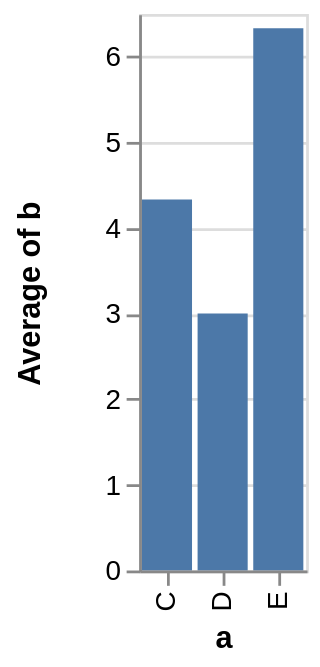

Specify this chart in Vega-Lite:
### Vega specification from a JSON file in a GitHub repository (floating-point values rounded to 4 significant figures)
{"$schema": "https://vega.github.io/schema/vega/v5.json", "autosize": "pad", "padding": 5, "height": 200, "style": "cell", "data": [{"name": "source_0", "values": [{"a": "C", "b": 2}, {"a": "C", "b": 7}, {"a": "C", "b": 4}, {"a": "D", "b": 1}, {"a": "D", "b": 2}, {"a": "D", "b": 6}, {"a": "E", "b": 8}, {"a": "E", "b": 4}, {"a": "E", "b": 7}]}, {"name": "data_0", "source": "source_0", "transform": [{"type": "aggregate", "groupby": ["a"], "ops": ["average"], "fields": ["b"], "as": ["average_b"]}]}], "signals": [{"name": "x_step", "value": 20}, {"name": "width", "update": "bandspace(domain('x').length, 0.1, 0.05) * x_step"}], "marks": [{"name": "marks", "type": "rect", "style": ["bar"], "from": {"data": "data_0"}, "encode": {"update": {"fill": [{"test": "datum[\"average_b\"] === null || isNaN(datum[\"average_b\"])", "value": null}, {"value": "#4c78a8"}], "tooltip": {"signal": "{\"a\": ''+datum[\"a\"], \"Average of b\": format(datum[\"average_b\"], \"\")}"}, "x": {"scale": "x", "field": "a"}, "width": {"scale": "x", "band": true}, "y": {"scale": "y", "field": "average_b"}, "y2": {"scale": "y", "value": 0}}}}], "scales": [{"name": "x", "type": "band", "domain": {"data": "data_0", "field": "a", "sort": true}, "range": {"step": {"signal": "x_step"}}, "paddingInner": 0.1, "paddingOuter": 0.05}, {"name": "y", "type": "linear", "domain": {"data": "data_0", "field": "average_b"}, "range": [{"signal": "height"}, 0], "nice": true, "zero": true}], "axes": [{"scale": "x", "orient": "bottom", "grid": false, "title": "a", "labelAlign": "right", "labelAngle": 270, "labelBaseline": "middle", "zindex": 1}, {"scale": "y", "orient": "left", "grid": false, "title": "Average of b", "labelOverlap": true, "tickCount": {"signal": "ceil(height/40)"}, "zindex": 1}, {"scale": "y", "orient": "left", "gridScale": "x", "grid": true, "tickCount": {"signal": "ceil(height/40)"}, "domain": false, "labels": false, "maxExtent": 0, "minExtent": 0, "ticks": false, "zindex": 0}], "config": {"axisY": {"minExtent": 30}}}
